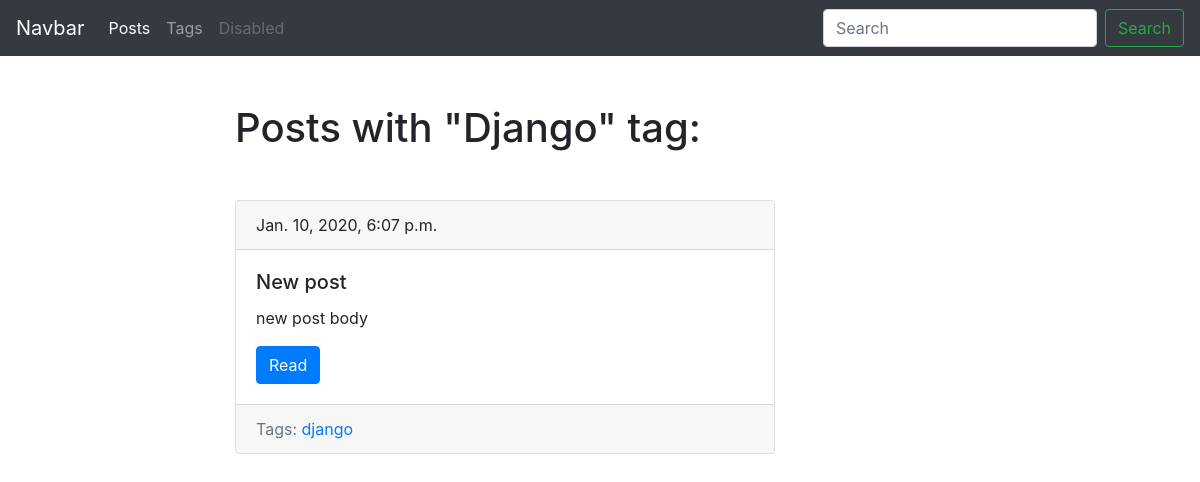
/blog/tag/django, run on the app's committed database.
### blog/models.py (models this page shows, shortened)
class Tag(models.Model):
    title = models.CharField(max_length=50)
    slug = models.SlugField(max_length=50, unique=True)
    def get_absolute_url(self):
        return reverse('tag_detail_url', kwargs={'slug': self.slug})

class Post(models.Model):
    title = models.CharField(max_length=150, db_index=True)
    slug = models.SlugField(max_length=150, unique=True)
    body = models.TextField(blank=True, db_index=True)  # blank=True означает что это поле модет быть пустым
    tags = models.ManyToManyField('Tag', blank=True, related_name='posts')
    date_pub = models.DateTimeField(auto_now_add=True)  # auto_now_add=True значит будт заполнятся при сохранении в БД
    def get_absolute_url(self):
        return reverse('post_detail_url', kwargs={'slug': self.slug})

### blog/views.py (the view)
# urls.py: path('tag/<str:slug>', TagDetail.as_view(), name='tag_detail_url'),
class TagDetail(ObjectDetailMixin, View):
    model = Tag
    template = 'blog/tag_detail.html'

### blog/utils.py (called while the page is built)
    def get(self, request, slug):
        obj = get_object_or_404(self.model, slug__iexact=slug)
        return render(request, self.template, context={self.model.__name__.lower(): obj})

### blog/templates/blog/tag_detail.html (shortened to what this page needs)
{% extends 'blog/base_blog.html' %}
{% block content %}
    <h1 class="mb-5"> Posts with "{{ tag.title|title }}" tag:</h1>
    {% for post in tag.posts.all %}
        {% include 'blog/includes/post_card_template.html' %}
    {% endfor %}
{% endblock %}

### blog/templates/blog/includes/post_card_template.html
<div class="card mb-5">
    <div class="card-header">
        {{ post.date_pub }}
    </div>
    <div class="card-body">
        <h5 class="card-title">{{ post.title }}</h5>
        <p class="card-text">{{ post.body|truncatewords:15 }}</p>
        <a href="{{ post.get_absolute_url }}" class="btn btn-primary">Read</a>
    </div>
    <div class="card-footer text-muted">
        Tags:
        {% for tag in post.tags.all %}
            <a href="{{ tag.get_absolute_url }}">{{ tag.title }}</a>
        {% endfor %}
    </div>
</div>

### data on the page
Tag: title "Django", title "django"
Post: date_pub "Jan. 10, 2020, 6:07 p.m.", title "New post", body "new post body"
